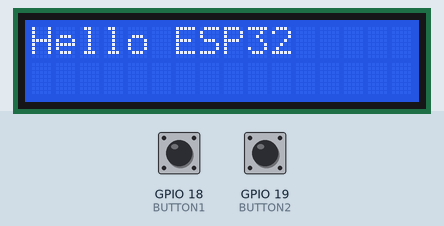
Simulated run of this sketch. Board: ESP32. Shown: 16×2 character LCD. The inputs (shaded band) are chosen by the test bench; at power-on: GPIO 18 (BUTTON1) HIGH, GPIO 19 (BUTTON2) HIGH.

Above: at 1.2 s.
1.3 s: GPIO 18 (BUTTON1) pulled LOW for 0.15 s
At 2.6 s:
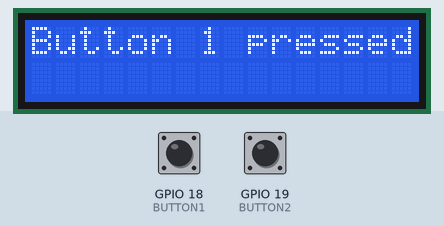
2.9 s: GPIO 19 (BUTTON2) pulled LOW for 0.15 s
At 4.0 s:
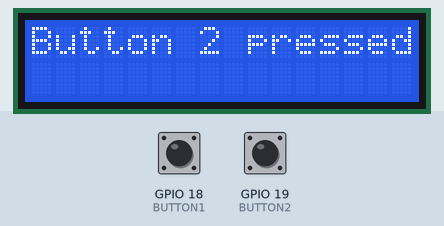
Timing chart, 0 to 5.9 s (numbered marks = the images above; inputs shaded):
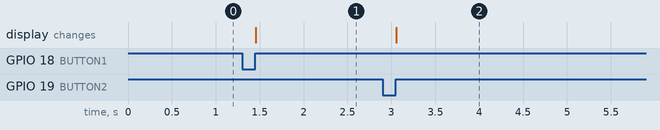

Measured:
- after the input at 1.3 s, the display: changes after 0.16 s (image 1)
- after the input at 2.9 s, the display: changes after 0.16 s (image 2)

The sketch:

buttons_with_lcd_test.ino
```cpp
#include <LiquidCrystal.h>

// LCD pins: RS, E, D4, D5, D6, D7
LiquidCrystal lcd(14, 12, 27, 26, 25, 33);

// Button pins
#define BUTTON1 18
#define BUTTON2 19

// Variables to track button states
bool lastButton1State = HIGH;
bool lastButton2State = HIGH;

void setup() {
  // LCD setup
  lcd.begin(16, 2);
  lcd.print("Hello ESP32");

  // Button setup
  pinMode(BUTTON1, INPUT_PULLUP);
  pinMode(BUTTON2, INPUT_PULLUP);
}

void loop() {
  // Read button states
  bool button1State = digitalRead(BUTTON1);
  bool button2State = digitalRead(BUTTON2);

  // Detect button 1 press + release
  if (lastButton1State == LOW && button1State == HIGH) {
    lcd.clear();
    lcd.setCursor(0, 0);
    lcd.print("Button 1 pressed");
  }

  // Detect button 2 press + release
  if (lastButton2State == LOW && button2State == HIGH) {
    lcd.clear();
    lcd.setCursor(0, 0);
    lcd.print("Button 2 pressed");
  }

  // Save states for next loop
  lastButton1State = button1State;
  lastButton2State = button2State;
}
```
